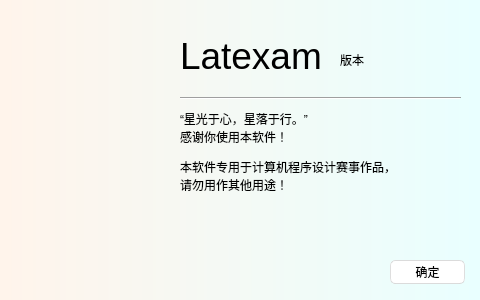
<?xml version="1.0" encoding="UTF-8"?>
<ui version="4.0">
 <class>AboutWindow</class>
 <widget class="QMainWindow" name="AboutWindow">
  <property name="geometry">
   <rect>
    <x>0</x>
    <y>0</y>
    <width>480</width>
    <height>300</height>
   </rect>
  </property>
  <property name="sizePolicy">
   <sizepolicy hsizetype="Fixed" vsizetype="Fixed">
    <horstretch>0</horstretch>
    <verstretch>0</verstretch>
   </sizepolicy>
  </property>
  <property name="minimumSize">
   <size>
    <width>480</width>
    <height>300</height>
   </size>
  </property>
  <property name="maximumSize">
   <size>
    <width>480</width>
    <height>300</height>
   </size>
  </property>
  <property name="windowTitle">
   <string>关于 Latexam</string>
  </property>
  <property name="windowIcon">
   <iconset>
    <normalon>:/latexam/Latexam.ico</normalon>
   </iconset>
  </property>
  <property name="styleSheet">
   <string notr="true">/*
Aqua Style Sheet for QT Applications
Author: Jaime A. Quiroga P.
Company: GTRONICK
Last updated: 22/01/2019, 07:55.
Available at: https://github.com/GTRONICK/QSS/blob/master/Aqua.qss
*/
QMainWindow {
	background-color: qlineargradient(spread:pad, x1:0, y1:0, x2:1, y2:0, stop:0 rgba(255, 244, 235, 255), stop:1 rgba(233, 255, 255, 255));
}
QTextEdit {
	border-width: 1px;
	border-style: solid;
	border-color: qlineargradient(spread:pad, x1:0.5, y1:1, x2:0.5, y2:0, stop:0 rgba(0, 113, 255, 255), stop:1 rgba(91, 171, 252, 255));
}
QTreeWidget {
	border-width: 1px;
	border-style: solid;
	border-color: qlineargradient(spread:pad, x1:0.5, y1:1, x2:0.5, y2:0, stop:0 rgba(0, 113, 255, 255), stop:1 rgba(91, 171, 252, 255));
}
QPlainTextEdit {
	border-width: 1px;
	border-style: solid;
	border-color: qlineargradient(spread:pad, x1:0.5, y1:1, x2:0.5, y2:0, stop:0 rgba(0, 113, 255, 255), stop:1 rgba(91, 171, 252, 255));
}
QToolButton {
	border-style: solid;
	border-top-color: qlineargradient(spread:pad, x1:0.5, y1:1, x2:0.5, y2:0, stop:0 rgb(215, 215, 215), stop:1 rgb(222, 222, 222));
	border-right-color: qlineargradient(spread:pad, x1:0, y1:0.5, x2:1, y2:0.5, stop:0 rgb(217, 217, 217), stop:1 rgb(227, 227, 227));
	border-left-color: qlineargradient(spread:pad, x1:0, y1:0.5, x2:1, y2:0.5, stop:0 rgb(227, 227, 227), stop:1 rgb(217, 217, 217));
	border-bottom-color: qlineargradient(spread:pad, x1:0.5, y1:1, x2:0.5, y2:0, stop:0 rgb(215, 215, 215), stop:1 rgb(222, 222, 222));
	border-width: 1px;
	border-radius: 5px;
	color: rgb(0,0,0);
	padding: 2px;
	background-color: rgb(255,255,255);
}
QToolButton:hover{
	border-style: solid;
	border-top-color: qlineargradient(spread:pad, x1:0.5, y1:1, x2:0.5, y2:0, stop:0 rgb(195, 195, 195), stop:1 rgb(222, 222, 222));
	border-right-color: qlineargradient(spread:pad, x1:0, y1:0.5, x2:1, y2:0.5, stop:0 rgb(197, 197, 197), stop:1 rgb(227, 227, 227));
	border-left-color: qlineargradient(spread:pad, x1:0, y1:0.5, x2:1, y2:0.5, stop:0 rgb(227, 227, 227), stop:1 rgb(197, 197, 197));
	border-bottom-color: qlineargradient(spread:pad, x1:0.5, y1:1, x2:0.5, y2:0, stop:0 rgb(195, 195, 195), stop:1 rgb(222, 222, 222));
	border-width: 1px;
	border-radius: 5px;
	color: rgb(0,0,0);
	padding: 2px;
	background-color: rgb(255,255,255);
}
QToolButton:pressed{
	border-style: solid;
	border-top-color: qlineargradient(spread:pad, x1:0.5, y1:1, x2:0.5, y2:0, stop:0 rgb(215, 215, 215), stop:1 rgb(222, 222, 222));
	border-right-color: qlineargradient(spread:pad, x1:0, y1:0.5, x2:1, y2:0.5, stop:0 rgb(217, 217, 217), stop:1 rgb(227, 227, 227));
	border-left-color: qlineargradient(spread:pad, x1:0, y1:0.5, x2:1, y2:0.5, stop:0 rgb(227, 227, 227), stop:1 rgb(217, 217, 217));
	border-bottom-color: qlineargradient(spread:pad, x1:0.5, y1:1, x2:0.5, y2:0, stop:0 rgb(215, 215, 215), stop:1 rgb(222, 222, 222));
	border-width: 1px;
	border-radius: 5px;
	color: rgb(0,0,0);
	padding: 2px;
	background-color: rgb(142,142,142);
}
QPushButton{
	border-style: solid;
	border-top-color: qlineargradient(spread:pad, x1:0.5, y1:1, x2:0.5, y2:0, stop:0 rgb(215, 215, 215), stop:1 rgb(222, 222, 222));
	border-right-color: qlineargradient(spread:pad, x1:0, y1:0.5, x2:1, y2:0.5, stop:0 rgb(217, 217, 217), stop:1 rgb(227, 227, 227));
	border-left-color: qlineargradient(spread:pad, x1:0, y1:0.5, x2:1, y2:0.5, stop:0 rgb(227, 227, 227), stop:1 rgb(217, 217, 217));
	border-bottom-color: qlineargradient(spread:pad, x1:0.5, y1:1, x2:0.5, y2:0, stop:0 rgb(215, 215, 215), stop:1 rgb(222, 222, 222));
	border-width: 1px;
	border-radius: 5px;
	color: rgb(0,0,0);
	padding: 2px;
	background-color: rgb(255,255,255);
}
QPushButton::default{
	border-style: solid;
	border-top-color: qlineargradient(spread:pad, x1:0.5, y1:1, x2:0.5, y2:0, stop:0 rgb(215, 215, 215), stop:1 rgb(222, 222, 222));
	border-right-color: qlineargradient(spread:pad, x1:0, y1:0.5, x2:1, y2:0.5, stop:0 rgb(217, 217, 217), stop:1 rgb(227, 227, 227));
	border-left-color: qlineargradient(spread:pad, x1:0, y1:0.5, x2:1, y2:0.5, stop:0 rgb(227, 227, 227), stop:1 rgb(217, 217, 217));
	border-bottom-color: qlineargradient(spread:pad, x1:0.5, y1:1, x2:0.5, y2:0, stop:0 rgb(215, 215, 215), stop:1 rgb(222, 222, 222));
	border-width: 1px;
	border-radius: 5px;
	color: rgb(0,0,0);
	padding: 2px;
	background-color: rgb(255,255,255);
}
QPushButton:hover{
	border-style: solid;
	border-top-color: qlineargradient(spread:pad, x1:0.5, y1:1, x2:0.5, y2:0, stop:0 rgb(195, 195, 195), stop:1 rgb(222, 222, 222));
	border-right-color: qlineargradient(spread:pad, x1:0, y1:0.5, x2:1, y2:0.5, stop:0 rgb(197, 197, 197), stop:1 rgb(227, 227, 227));
	border-left-color: qlineargradient(spread:pad, x1:0, y1:0.5, x2:1, y2:0.5, stop:0 rgb(227, 227, 227), stop:1 rgb(197, 197, 197));
	border-bottom-color: qlineargradient(spread:pad, x1:0.5, y1:1, x2:0.5, y2:0, stop:0 rgb(195, 195, 195), stop:1 rgb(222, 222, 222));
	border-width: 1px;
	border-radius: 5px;
	color: rgb(0,0,0);
	padding: 2px;
	background-color: rgb(255,255,255);
}
QPushButton:pressed{
	border-style: solid;
	border-top-color: qlineargradient(spread:pad, x1:0.5, y1:1, x2:0.5, y2:0, stop:0 rgb(215, 215, 215), stop:1 rgb(222, 222, 222));
	border-right-color: qlineargradient(spread:pad, x1:0, y1:0.5, x2:1, y2:0.5, stop:0 rgb(217, 217, 217), stop:1 rgb(227, 227, 227));
	border-left-color: qlineargradient(spread:pad, x1:0, y1:0.5, x2:1, y2:0.5, stop:0 rgb(227, 227, 227), stop:1 rgb(217, 217, 217));
	border-bottom-color: qlineargradient(spread:pad, x1:0.5, y1:1, x2:0.5, y2:0, stop:0 rgb(215, 215, 215), stop:1 rgb(222, 222, 222));
	border-width: 1px;
	border-radius: 5px;
	color: rgb(0,0,0);
	padding: 2px;
	background-color: rgb(142,142,142);
}
QPushButton:disabled{
	border-style: solid;
	border-top-color: qlineargradient(spread:pad, x1:0.5, y1:1, x2:0.5, y2:0, stop:0 rgb(215, 215, 215), stop:1 rgb(222, 222, 222));
	border-right-color: qlineargradient(spread:pad, x1:0, y1:0.5, x2:1, y2:0.5, stop:0 rgb(217, 217, 217), stop:1 rgb(227, 227, 227));
	border-left-color: qlineargradient(spread:pad, x1:0, y1:0.5, x2:1, y2:0.5, stop:0 rgb(227, 227, 227), stop:1 rgb(217, 217, 217));
	border-bottom-color: qlineargradient(spread:pad, x1:0.5, y1:1, x2:0.5, y2:0, stop:0 rgb(215, 215, 215), stop:1 rgb(222, 222, 222));
	border-width: 1px;
	border-radius: 5px;
	color: #808086;
	padding: 2px;
	background-color: rgb(142,142,142);
}
QLineEdit {
	border-width: 1px; border-radius: 4px;
	border-style: solid;
	border-color: qlineargradient(spread:pad, x1:0.5, y1:1, x2:0.5, y2:0, stop:0 rgba(0, 113, 255, 255), stop:1 rgba(91, 171, 252, 255));
}
QLabel {
	color: #000000;
}
QLCDNumber {
	color: rgb(0, 113, 255, 255);
}
QProgressBar {
	text-align: center;
	color: rgb(240, 240, 240);
	border-width: 1px; 
	border-radius: 10px;
	border-color: rgb(230, 230, 230);
	border-style: solid;
	background-color:rgb(207,207,207);
}
QProgressBar::chunk {
	background-color: qlineargradient(spread:pad, x1:0.5, y1:1, x2:0.5, y2:0, stop:0 rgba(49, 147, 250, 255), stop:1 rgba(34, 142, 255, 255));
	border-radius: 10px;
}
QMenuBar {
	background-color: qlineargradient(spread:pad, x1:0.5, y1:1, x2:0.5, y2:0, stop:0 rgba(207, 209, 207, 255), stop:1 rgba(230, 229, 230, 255));
}
QMenuBar::item {
	color: #000000;
  	spacing: 3px;
  	padding: 1px 4px;
	background-color: qlineargradient(spread:pad, x1:0.5, y1:1, x2:0.5, y2:0, stop:0 rgba(207, 209, 207, 255), stop:1 rgba(230, 229, 230, 255));
}

QMenuBar::item:selected {
  	background-color: qlineargradient(spread:pad, x1:0.5, y1:1, x2:0.5, y2:0, stop:0 rgba(0, 113, 255, 255), stop:1 rgba(91, 171, 252, 255));
	color: #FFFFFF;
}
QMenu::item:selected {
	border-style: solid;
	border-top-color: transparent;
	border-right-color: transparent;
	border-left-color: qlineargradient(spread:pad, x1:0.5, y1:1, x2:0.5, y2:0, stop:0 rgba(0, 113, 255, 255), stop:1 rgba(91, 171, 252, 255));
	border-bottom-color: transparent;
	border-left-width: 2px;
	color: #000000;
	padding-left:15px;
	padding-top:4px;
	padding-bottom:4px;
	padding-right:7px;
}
QMenu::item {
	border-style: solid;
	border-top-color: transparent;
	border-right-color: transparent;
	border-left-color: transparent;
	border-bottom-color: transparent;
	border-bottom-width: 1px;
	color: #000000;
	padding-left:17px;
	padding-top:4px;
	padding-bottom:4px;
	padding-right:7px;
}
QTabWidget {
	color:rgb(0,0,0);
	background-color:#000000;
}
QTabWidget::pane {
		border-color: rgb(223,223,223);
		background-color:rgb(226,226,226);
		border-style: solid;
		border-width: 2px;
    	border-radius: 6px;
}
QTabBar::tab:first {
	border-style: solid;
	border-left-width:1px;
	border-right-width:0px;
	border-top-width:1px;
	border-bottom-width:1px;
	border-top-color: rgb(209,209,209);
	border-left-color: qlineargradient(spread:pad, x1:0.5, y1:1, x2:0.5, y2:0, stop:0 rgba(209, 209, 209, 209), stop:1 rgba(229, 229, 229, 229));
	border-bottom-color: rgb(229,229,229);
	border-top-left-radius: 4px;
	border-bottom-left-radius: 4px;
	color: #000000;
	padding: 3px;
	margin-left:0px;
	background-color: qlineargradient(spread:pad, x1:0.5, y1:1, x2:0.5, y2:0, stop:0 rgba(247, 247, 247, 255), stop:1 rgba(255, 255, 255, 255));
}
QTabBar::tab:last {
	border-style: solid;
	border-width:1px;
	border-top-color: rgb(209,209,209);
	border-left-color: qlineargradient(spread:pad, x1:0.5, y1:1, x2:0.5, y2:0, stop:0 rgba(209, 209, 209, 209), stop:1 rgba(229, 229, 229, 229));
	border-right-color: qlineargradient(spread:pad, x1:0.5, y1:1, x2:0.5, y2:0, stop:0 rgba(209, 209, 209, 209), stop:1 rgba(229, 229, 229, 229));
	border-bottom-color: rgb(229,229,229);
	border-top-right-radius: 4px;
	border-bottom-right-radius: 4px;
	color: #000000;
	padding: 3px;
	margin-left:0px;
	background-color: qlineargradient(spread:pad, x1:0.5, y1:1, x2:0.5, y2:0, stop:0 rgba(247, 247, 247, 255), stop:1 rgba(255, 255, 255, 255));
}
QTabBar::tab {
	border-style: solid;
	border-top-width:1px;
	border-bottom-width:1px;
	border-left-width:1px;
	border-top-color: rgb(209,209,209);
	border-left-color: qlineargradient(spread:pad, x1:0.5, y1:1, x2:0.5, y2:0, stop:0 rgba(209, 209, 209, 209), stop:1 rgba(229, 229, 229, 229));
	border-bottom-color: rgb(229,229,229);
	color: #000000;
	padding: 3px;
	margin-left:0px;
	background-color: qlineargradient(spread:pad, x1:0.5, y1:1, x2:0.5, y2:0, stop:0 rgba(247, 247, 247, 255), stop:1 rgba(255, 255, 255, 255));
}
QTabBar::tab:selected, QTabBar::tab:last:selected, QTabBar::tab:hover {
  	border-style: solid;
  	border-left-width:1px;
	border-right-color: transparent;
	border-top-color: rgb(209,209,209);
	border-left-color: qlineargradient(spread:pad, x1:0.5, y1:1, x2:0.5, y2:0, stop:0 rgba(209, 209, 209, 209), stop:1 rgba(229, 229, 229, 229));
	border-bottom-color: rgb(229,229,229);
	color: #FFFFFF;
	padding: 3px;
	margin-left:0px;
	background-color: qlineargradient(spread:pad, x1:0.5, y1:1, x2:0.5, y2:0, stop:0 rgba(0, 113, 255, 255), stop:1 rgba(91, 171, 252, 255));
}

QTabBar::tab:selected, QTabBar::tab:first:selected, QTabBar::tab:hover {
  	border-style: solid;
  	border-left-width:1px;
  	border-bottom-width:1px;
  	border-top-width:1px;
	border-right-color: transparent;
	border-top-color: rgb(209,209,209);
	border-left-color: qlineargradient(spread:pad, x1:0.5, y1:1, x2:0.5, y2:0, stop:0 rgba(209, 209, 209, 209), stop:1 rgba(229, 229, 229, 229));
	border-bottom-color: rgb(229,229,229);
	color: #FFFFFF;
	padding: 3px;
	margin-left:0px;
	background-color: qlineargradient(spread:pad, x1:0.5, y1:1, x2:0.5, y2:0, stop:0 rgba(0, 113, 255, 255), stop:1 rgba(91, 171, 252, 255));
}

QCheckBox {
	color: #000000;
	padding: 2px;
}
QCheckBox:disabled {
	color: #808086;
	padding: 2px;
}

QCheckBox:hover {
	border-radius:4px;
	border-style:solid;
	padding-left: 1px;
	padding-right: 1px;
	padding-bottom: 1px;
	padding-top: 1px;
	border-width:1px;
	border-color: transparent;
}
QCheckBox::indicator:checked {

	height: 10px;
	width: 10px;
	border-style:solid;
	border-width: 1px;
	border-color: qlineargradient(spread:pad, x1:0.5, y1:1, x2:0.5, y2:0, stop:0 rgba(0, 113, 255, 255), stop:1 rgba(91, 171, 252, 255));
	color: #000000;
	background-color: qlineargradient(spread:pad, x1:0.5, y1:1, x2:0.5, y2:0, stop:0 rgba(0, 113, 255, 255), stop:1 rgba(91, 171, 252, 255));
}
QCheckBox::indicator:unchecked {

	height: 10px;
	width: 10px;
	border-style:solid;
	border-width: 1px;
	border-color: qlineargradient(spread:pad, x1:0.5, y1:1, x2:0.5, y2:0, stop:0 rgba(0, 113, 255, 255), stop:1 rgba(91, 171, 252, 255));
	color: #000000;
}
QRadioButton {
	color: 000000;
	padding: 1px;
}
QRadioButton::indicator:checked {
	height: 10px;
	width: 10px;
	border-style:solid;
	border-radius:5px;
	border-width: 1px;
	border-color: qlineargradient(spread:pad, x1:0.5, y1:1, x2:0.5, y2:0, stop:0 rgba(0, 113, 255, 255), stop:1 rgba(91, 171, 252, 255));
	color: #a9b7c6;
	background-color: qlineargradient(spread:pad, x1:0.5, y1:1, x2:0.5, y2:0, stop:0 rgba(0, 113, 255, 255), stop:1 rgba(91, 171, 252, 255));
}
QRadioButton::indicator:!checked {
	height: 10px;
	width: 10px;
	border-style:solid;
	border-radius:5px;
	border-width: 1px;
	border-color: qlineargradient(spread:pad, x1:0.5, y1:1, x2:0.5, y2:0, stop:0 rgba(0, 113, 255, 255), stop:1 rgba(91, 171, 252, 255));
	color: #a9b7c6;
	background-color: transparent;
}
QStatusBar {
	color:#027f7f;
}
QSpinBox {
	border-style: solid;
	border-width: 1px;
	border-color: qlineargradient(spread:pad, x1:0.5, y1:1, x2:0.5, y2:0, stop:0 rgba(0, 113, 255, 255), stop:1 rgba(91, 171, 252, 255));
}
QDoubleSpinBox {
	border-style: solid;
	border-width: 1px;
	border-color: qlineargradient(spread:pad, x1:0.5, y1:1, x2:0.5, y2:0, stop:0 rgba(0, 113, 255, 255), stop:1 rgba(91, 171, 252, 255));
}
QTimeEdit {
	border-style: solid;
	border-width: 1px;
	border-color: qlineargradient(spread:pad, x1:0.5, y1:1, x2:0.5, y2:0, stop:0 rgba(0, 113, 255, 255), stop:1 rgba(91, 171, 252, 255));
}
QDateTimeEdit {
	border-style: solid;
	border-width: 1px;
	border-color: qlineargradient(spread:pad, x1:0.5, y1:1, x2:0.5, y2:0, stop:0 rgba(0, 113, 255, 255), stop:1 rgba(91, 171, 252, 255));
}
QDateEdit {
	border-style: solid;
	border-width: 1px;
	border-color: qlineargradient(spread:pad, x1:0.5, y1:1, x2:0.5, y2:0, stop:0 rgba(0, 113, 255, 255), stop:1 rgba(91, 171, 252, 255));
}

QToolBox {
	color: #a9b7c6;
	background-color:#000000;
}
QToolBox::tab {
	color: #a9b7c6;
	background-color:#000000;
}
QToolBox::tab:selected {
	color: #FFFFFF;
	background-color:#000000;
}
QScrollArea {
	color: #FFFFFF;
	background-color:#000000;
}
QSlider::groove:horizontal {
	height: 5px;
	background-color: qlineargradient(spread:pad, x1:0.5, y1:1, x2:0.5, y2:0, stop:0 rgba(49, 147, 250, 255), stop:1 rgba(34, 142, 255, 255));
}
QSlider::groove:vertical {
	width: 5px;
	background-color: qlineargradient(spread:pad, x1:0.5, y1:1, x2:0.5, y2:0, stop:0 rgba(49, 147, 250, 255), stop:1 rgba(34, 142, 255, 255));
}
QSlider::handle:horizontal {
	background: rgb(253,253,253);
	border-style: solid;
	border-width: 1px;
	border-color: rgb(207,207,207);
	width: 12px;
	margin: -5px 0;
	border-radius: 7px;
}
QSlider::handle:vertical {
	background: rgb(253,253,253);
	border-style: solid;
	border-width: 1px;
	border-color: rgb(207,207,207);
	height: 12px;
	margin: 0 -5px;
	border-radius: 7px;
}
QSlider::add-page:horizontal {
    background: rgb(181,181,181);
}
QSlider::add-page:vertical {
    background: rgb(181,181,181);
}
QSlider::sub-page:horizontal {
    background-color: qlineargradient(spread:pad, x1:0.5, y1:1, x2:0.5, y2:0, stop:0 rgba(49, 147, 250, 255), stop:1 rgba(34, 142, 255, 255));
}
QSlider::sub-page:vertical {
    background-color: qlineargradient(spread:pad, y1:0.5, x1:1, y2:0.5, x2:0, stop:0 rgba(49, 147, 250, 255), stop:1 rgba(34, 142, 255, 255));
}
QScrollBar:horizontal {
	max-height: 20px;
	border: 1px transparent grey;
	margin: 0px 20px 0px 20px;
}
QScrollBar:vertical {
	max-width: 20px;
	border: 1px transparent grey;
	margin: 20px 0px 20px 0px;
}
QScrollBar::handle:horizontal {
	background: rgb(253,253,253);
	border-style: solid;
	border-width: 1px;
	border-color: rgb(207,207,207);
	border-radius: 7px;
	min-width: 25px;
}
QScrollBar::handle:horizontal:hover {
	background: rgb(253,253,253);
	border-style: solid;
	border-width: 1px;
	border-color: rgb(147, 200, 200);
	border-radius: 7px;
	min-width: 25px;
}
QScrollBar::handle:vertical {
	background: rgb(253,253,253);
	border-style: solid;
	border-width: 1px;
	border-color: rgb(207,207,207);
	border-radius: 7px;
	min-height: 25px;
}
QScrollBar::handle:vertical:hover {
	background: rgb(253,253,253);
	border-style: solid;
	border-width: 1px;
	border-color: rgb(147, 200, 200);
	border-radius: 7px;
	min-height: 25px;
}
QScrollBar::add-line:horizontal {
   border: 2px transparent grey;
   border-top-right-radius: 7px;
   border-bottom-right-radius: 7px;
   background: rgba(34, 142, 255, 255);
   width: 20px;
   subcontrol-position: right;
   subcontrol-origin: margin;
}
QScrollBar::add-line:horizontal:pressed {
   border: 2px transparent grey;
   border-top-right-radius: 7px;
   border-bottom-right-radius: 7px;
   background: rgb(181,181,181);
   width: 20px;
   subcontrol-position: right;
   subcontrol-origin: margin;
}
QScrollBar::add-line:vertical {
   border: 2px transparent grey;
   border-bottom-left-radius: 7px;
   border-bottom-right-radius: 7px;
   background: rgba(34, 142, 255, 255);
   height: 20px;
   subcontrol-position: bottom;
   subcontrol-origin: margin;
}
QScrollBar::add-line:vertical:pressed {
   border: 2px transparent grey;
   border-bottom-left-radius: 7px;
   border-bottom-right-radius: 7px;
   background: rgb(181,181,181);
   height: 20px;
   subcontrol-position: bottom;
   subcontrol-origin: margin;
}
QScrollBar::sub-line:horizontal {
   border: 2px transparent grey;
   border-top-left-radius: 7px;
   border-bottom-left-radius: 7px;
   background: rgba(34, 142, 255, 255);
   width: 20px;
   subcontrol-position: left;
   subcontrol-origin: margin;
}
QScrollBar::sub-line:horizontal:pressed {
   border: 2px transparent grey;
   border-top-left-radius: 7px;
   border-bottom-left-radius: 7px;
   background: rgb(181,181,181);
   width: 20px;
   subcontrol-position: left;
   subcontrol-origin: margin;
}
QScrollBar::sub-line:vertical {
   border: 2px transparent grey;
   border-top-left-radius: 7px;
   border-top-right-radius: 7px;
   background: rgba(34, 142, 255, 255);
   height: 20px;
   subcontrol-position: top;
   subcontrol-origin: margin;
}
QScrollBar::sub-line:vertical:pressed {
   border: 2px transparent grey;
   border-top-left-radius: 7px;
   border-top-right-radius: 7px;
   background: rgb(181,181,181);
   height: 20px;
   subcontrol-position: top;
   subcontrol-origin: margin;
}
QScrollBar::left-arrow:horizontal {
   border: 1px transparent grey;
   border-top-left-radius: 3px;
   border-bottom-left-radius: 3px;
   width: 6px;
   height: 6px;
   background: white;
}
QScrollBar::right-arrow:horizontal {
   border: 1px transparent grey;
   border-top-right-radius: 3px;
   border-bottom-right-radius: 3px;
   width: 6px;
   height: 6px;
   background: white;
}
QScrollBar::up-arrow:vertical {
   border: 1px transparent grey;
   border-top-left-radius: 3px;
   border-top-right-radius: 3px;
   width: 6px;
   height: 6px;
   background: white;
}
QScrollBar::down-arrow:vertical {
   border: 1px transparent grey;
   border-bottom-left-radius: 3px;
   border-bottom-right-radius: 3px;
   width: 6px;
   height: 6px;
   background: white;
}
QScrollBar::add-page:horizontal, QScrollBar::sub-page:horizontal {
   background: none;
}
QScrollBar::add-page:vertical, QScrollBar::sub-page:vertical {
   background: none;
}</string>
  </property>
  <widget class="QWidget" name="centralwidget">
   <widget class="QLabel" name="text_logo">
    <property name="geometry">
     <rect>
      <x>20</x>
      <y>20</y>
      <width>141</width>
      <height>141</height>
     </rect>
    </property>
    <property name="pixmap">
     <pixmap resource="Latexam.qrc">:/latexam/Latexam.png</pixmap>
    </property>
    <property name="scaledContents">
     <bool>true</bool>
    </property>
    <property name="alignment">
     <set>Qt::AlignCenter</set>
    </property>
   </widget>
   <widget class="QLabel" name="text_title">
    <property name="geometry">
     <rect>
      <x>180</x>
      <y>40</y>
      <width>151</width>
      <height>31</height>
     </rect>
    </property>
    <property name="font">
     <font>
      <pointsize>28</pointsize>
      <bold>false</bold>
     </font>
    </property>
    <property name="text">
     <string>Latexam</string>
    </property>
   </widget>
   <widget class="Line" name="line">
    <property name="geometry">
     <rect>
      <x>180</x>
      <y>90</y>
      <width>281</width>
      <height>16</height>
     </rect>
    </property>
    <property name="orientation">
     <enum>Qt::Horizontal</enum>
    </property>
   </widget>
   <widget class="QLabel" name="text_content">
    <property name="geometry">
     <rect>
      <x>180</x>
      <y>110</y>
      <width>271</width>
      <height>81</height>
     </rect>
    </property>
    <property name="text">
     <string>&lt;html&gt;&lt;head/&gt;&lt;body&gt;&lt;p&gt;“星光于心，星落于行。”&lt;br/&gt;感谢你使用本软件！&lt;/p&gt;&lt;p&gt;本软件专用于计算机程序设计赛事作品，&lt;br/&gt;请勿用作其他用途！&lt;/p&gt;&lt;/body&gt;&lt;/html&gt;</string>
    </property>
   </widget>
   <widget class="QLabel" name="text_version">
    <property name="geometry">
     <rect>
      <x>340</x>
      <y>50</y>
      <width>121</width>
      <height>20</height>
     </rect>
    </property>
    <property name="text">
     <string>版本</string>
    </property>
   </widget>
   <widget class="QPushButton" name="button_ok">
    <property name="geometry">
     <rect>
      <x>390</x>
      <y>260</y>
      <width>75</width>
      <height>24</height>
     </rect>
    </property>
    <property name="text">
     <string>确定</string>
    </property>
   </widget>
  </widget>
 </widget>
 <resources>
  <include location="Latexam.qrc"/>
 </resources>
 <connections>
  <connection>
   <sender>button_ok</sender>
   <signal>clicked()</signal>
   <receiver>AboutWindow</receiver>
   <slot>close()</slot>
   <hints>
    <hint type="sourcelabel">
     <x>406</x>
     <y>272</y>
    </hint>
    <hint type="destinationlabel">
     <x>426</x>
     <y>252</y>
    </hint>
   </hints>
  </connection>
  <connection>
   <sender>button_ok</sender>
   <signal>clicked()</signal>
   <receiver>AboutWindow</receiver>
   <slot>deleteLater()</slot>
   <hints>
    <hint type="sourcelabel">
     <x>447</x>
     <y>269</y>
    </hint>
    <hint type="destinationlabel">
     <x>450</x>
     <y>225</y>
    </hint>
   </hints>
  </connection>
 </connections>
</ui>
